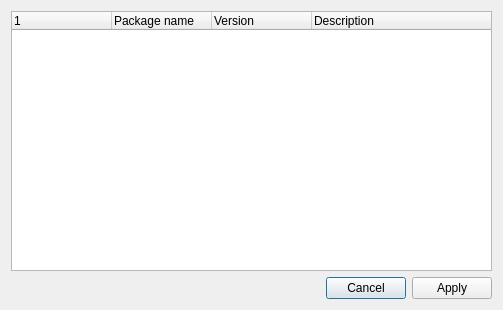
<?xml version="1.0" encoding="UTF-8"?>
<ui version="4.0">
 <class>OptionalDepsDlg</class>
 <widget class="QDialog" name="OptionalDepsDlg">
  <property name="windowModality">
   <enum>Qt::WindowModal</enum>
  </property>
  <property name="geometry">
   <rect>
    <x>0</x>
    <y>0</y>
    <width>503</width>
    <height>310</height>
   </rect>
  </property>
  <property name="windowTitle">
   <string>Optional dependencies you may install</string>
  </property>
  <property name="modal">
   <bool>true</bool>
  </property>
  <layout class="QVBoxLayout" name="verticalLayout">
   <item>
    <widget class="QTreeWidget" name="depsWidget">
     <property name="rootIsDecorated">
      <bool>false</bool>
     </property>
     <attribute name="headerVisible">
      <bool>true</bool>
     </attribute>
     <attribute name="headerMinimumSectionSize">
      <number>5</number>
     </attribute>
     <column>
      <property name="text">
       <string/>
      </property>
     </column>
     <column>
      <property name="text">
       <string>Package name</string>
      </property>
     </column>
     <column>
      <property name="text">
       <string>Version</string>
      </property>
     </column>
     <column>
      <property name="text">
       <string>Description</string>
      </property>
     </column>
    </widget>
   </item>
   <item>
    <widget class="QDialogButtonBox" name="buttonBox">
     <property name="standardButtons">
      <set>QDialogButtonBox::Apply|QDialogButtonBox::Cancel</set>
     </property>
    </widget>
   </item>
  </layout>
 </widget>
 <resources/>
 <connections/>
</ui>
